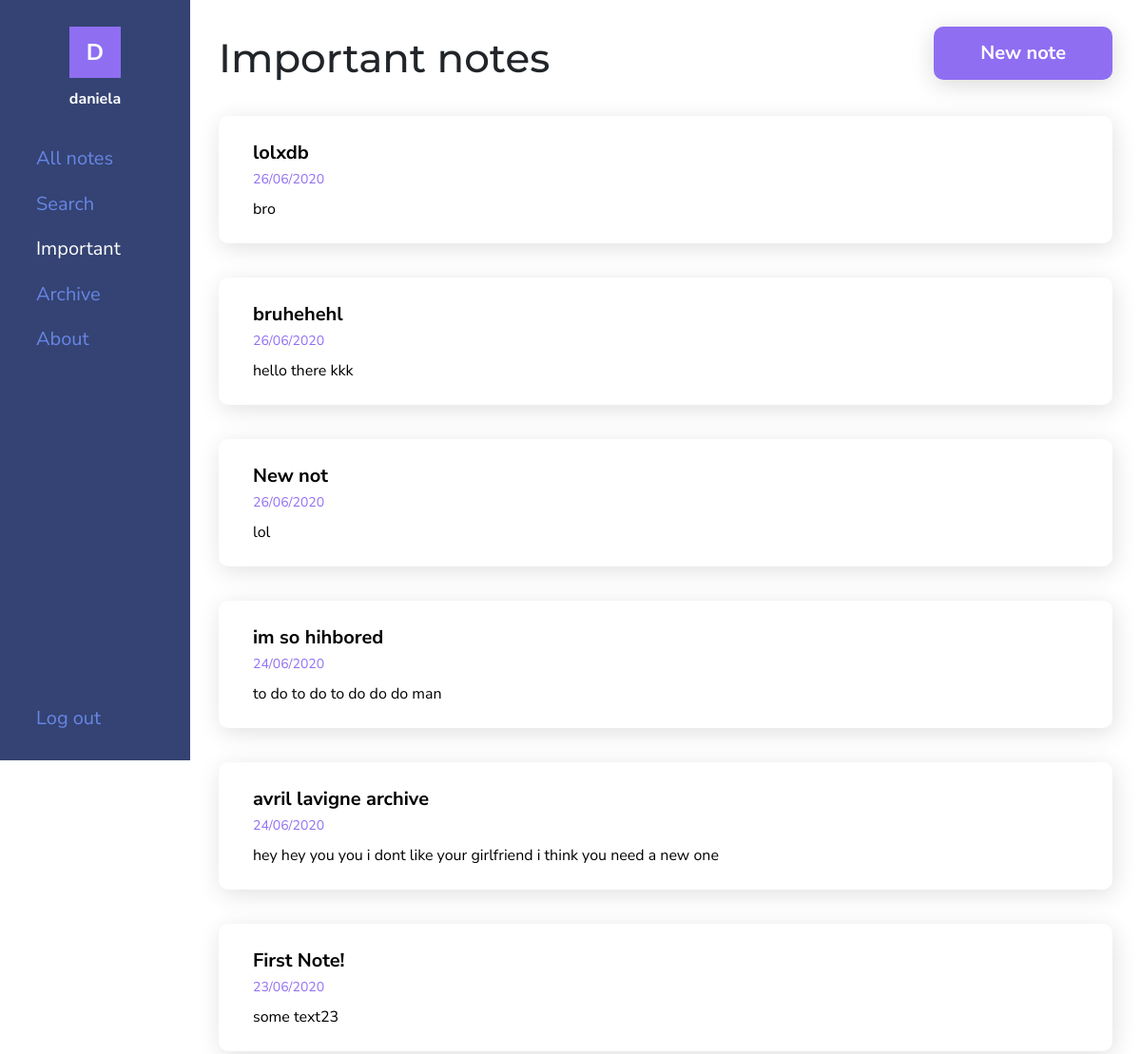
The page /important/ (signed in) on the database as committed earlier.
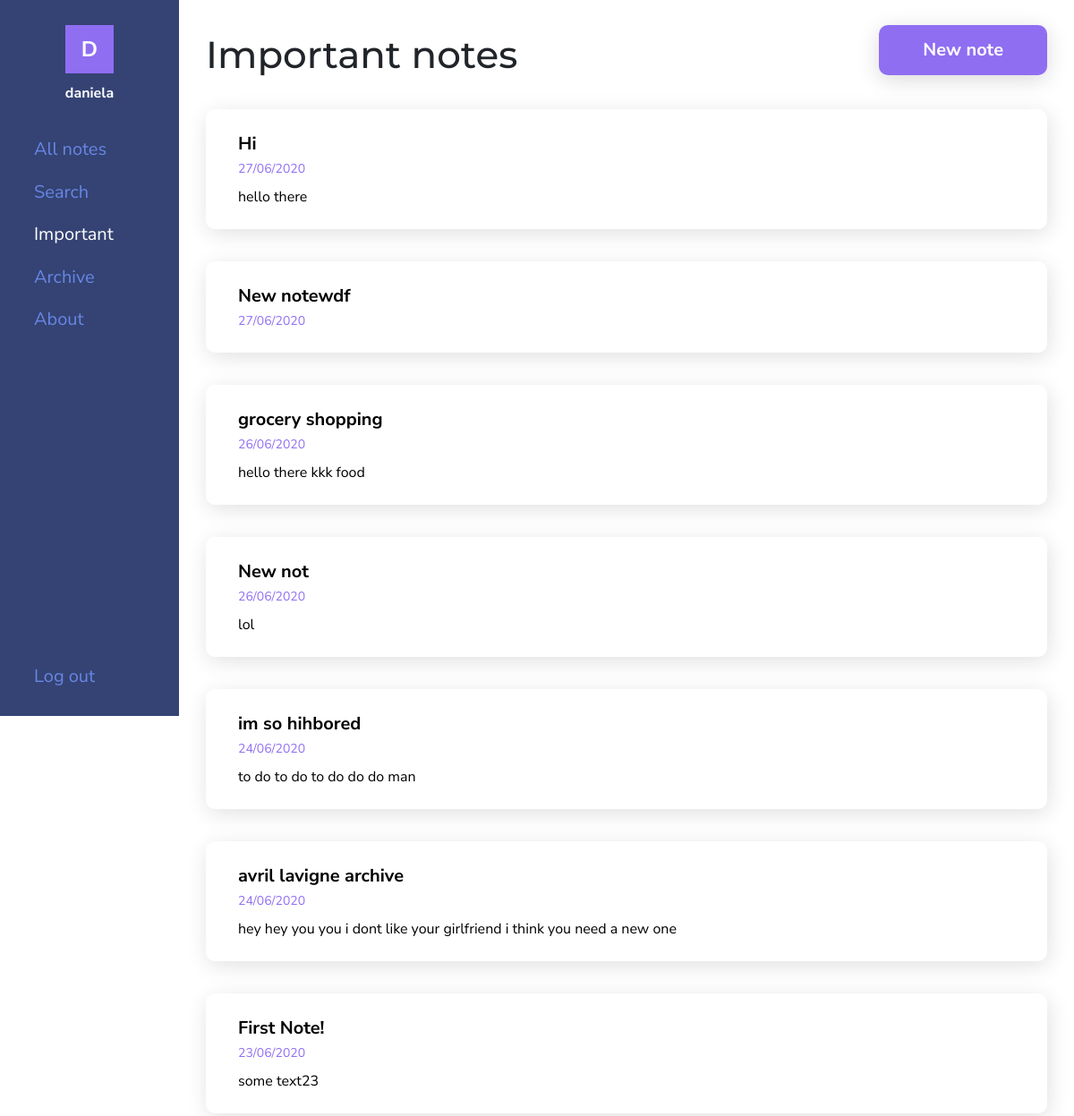
The same page on the database as committed later.
### notes/models.py (models this page shows, shortened)
class Note(models.Model):
    title = models.CharField(max_length=100, blank=True)
    text = HTMLField(blank=True)
    date = models.DateTimeField(auto_now_add=True)
    important = models.BooleanField(default=False)
    archive = models.BooleanField(default=False)
    user = models.ForeignKey(User, on_delete=models.CASCADE)

### notes/views.py (the view)
# urls.py: path('important/', views.important, name='important'),
def important(request):
    important = Note.objects.filter(user=request.user, important=True).order_by('-date')
    active = 'importantLink'
    return render(request, 'notes/important.html', {'important': important, 'active': active})

### notes/templates/notes/important.html (shortened to what this page needs)
{% load static %}
<!DOCTYPE html>
<html>
<head>
    <link rel="stylesheet" href="https://stackpath.bootstrapcdn.com/bootstrap/4.5.0/css/bootstrap.min.css">
    <link rel="stylesheet" type="text/css" href="{% static 'notes/style.css' %}">
    <link rel="stylesheet" type="text/css" href="{% static 'notes/notes.css' %}">
</head>
<body>
    <div class="container-fluid">
        <div class="row" id="mainRow">
            {% include "notes/navbar.html" %}
            <div class="col-sm-9 col-md-10 col-lg-10" id="content">
                <div class="container">
                    <div>
                        <h1>Important notes</h1>
                        <a href="{% url 'add' %}" class="btn medium-text">New note</a>
                    </div>
                    {% if important %}
                    <div id="notes">
                        <ul>
                            {% for note in important %}
                            <li class="note">
                                <a href="{% url 'note' note.id %}">
                                    <p class="medium-text"><b>{{ note.title }}</b></p>
                                    <br>
                                    <p class="date">{{ note.date|date:'d/m/Y' }}</p>
                                    {% if note.text %}<div class="note-text">{{ note.text|striptags|truncatechars:200 }}</div>{% endif %}
                                </a>
                            </li>
                            {% endfor %}
                        </ul>
                    </div>
                    {% else %}
                    <div id="noNotes">
                        <p class="text-center medium-text">You don't have any notes marked as important. <a href="{% url 'add' %}">Create a new note.</a></p>
                    </div>
                    {% endif %}
                </div>
            </div>
        </div>
    </div>
</body>
</html>

Rows that differ between the two databases and show on the page:
no longer on this page (row edited): Note: title "lolxdb", date "26/06/2020", text "bro"
added Note: title "Hi", date "27/06/2020", text "hello there"
added Note: title "New notewdf", date "27/06/2020"
changed Note: title "bruhehehl" → "grocery shopping"; text "hello there kkk" → "hello there kkk food"
